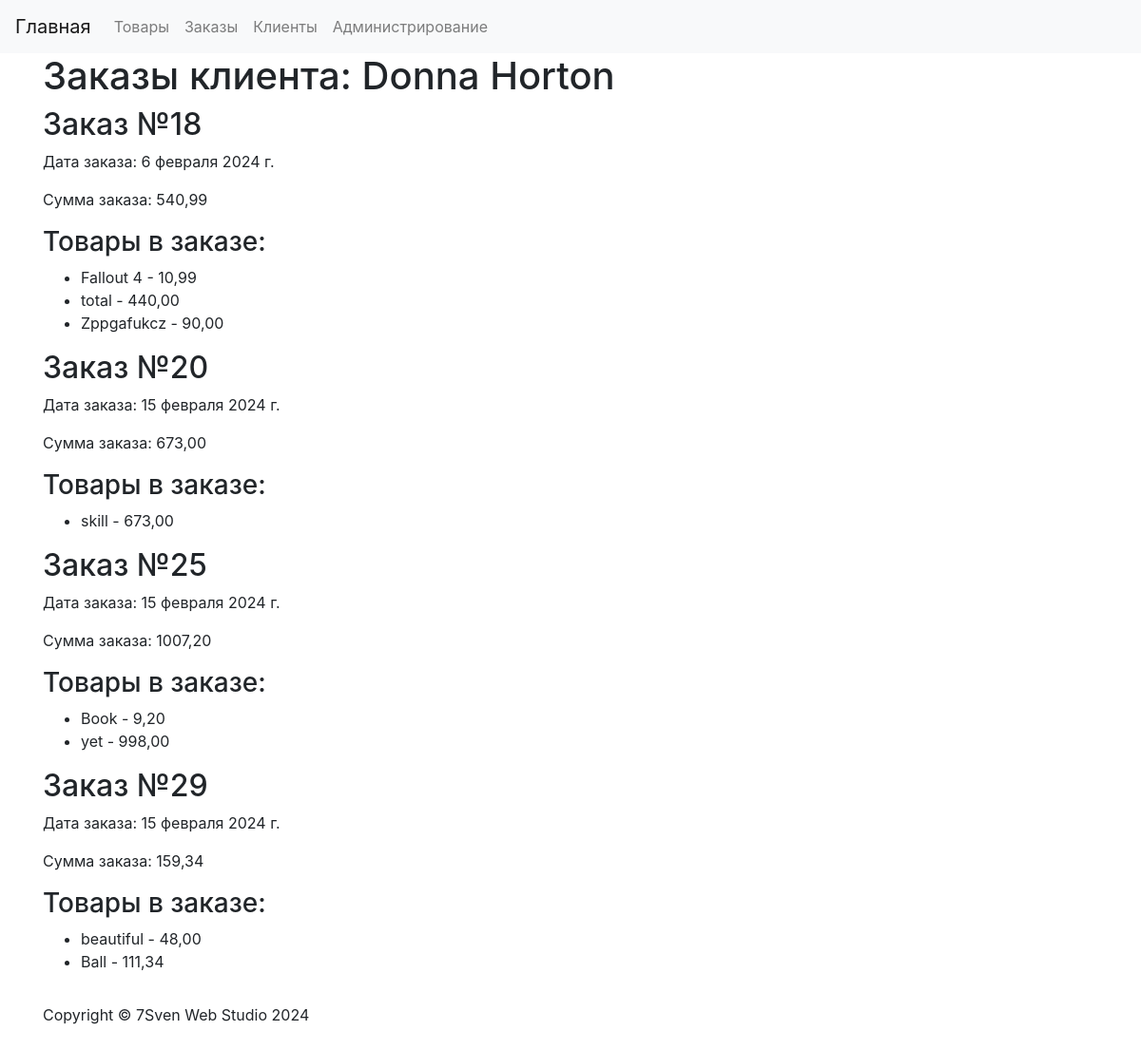
The app's page /orders/customer-orders/4, older data.
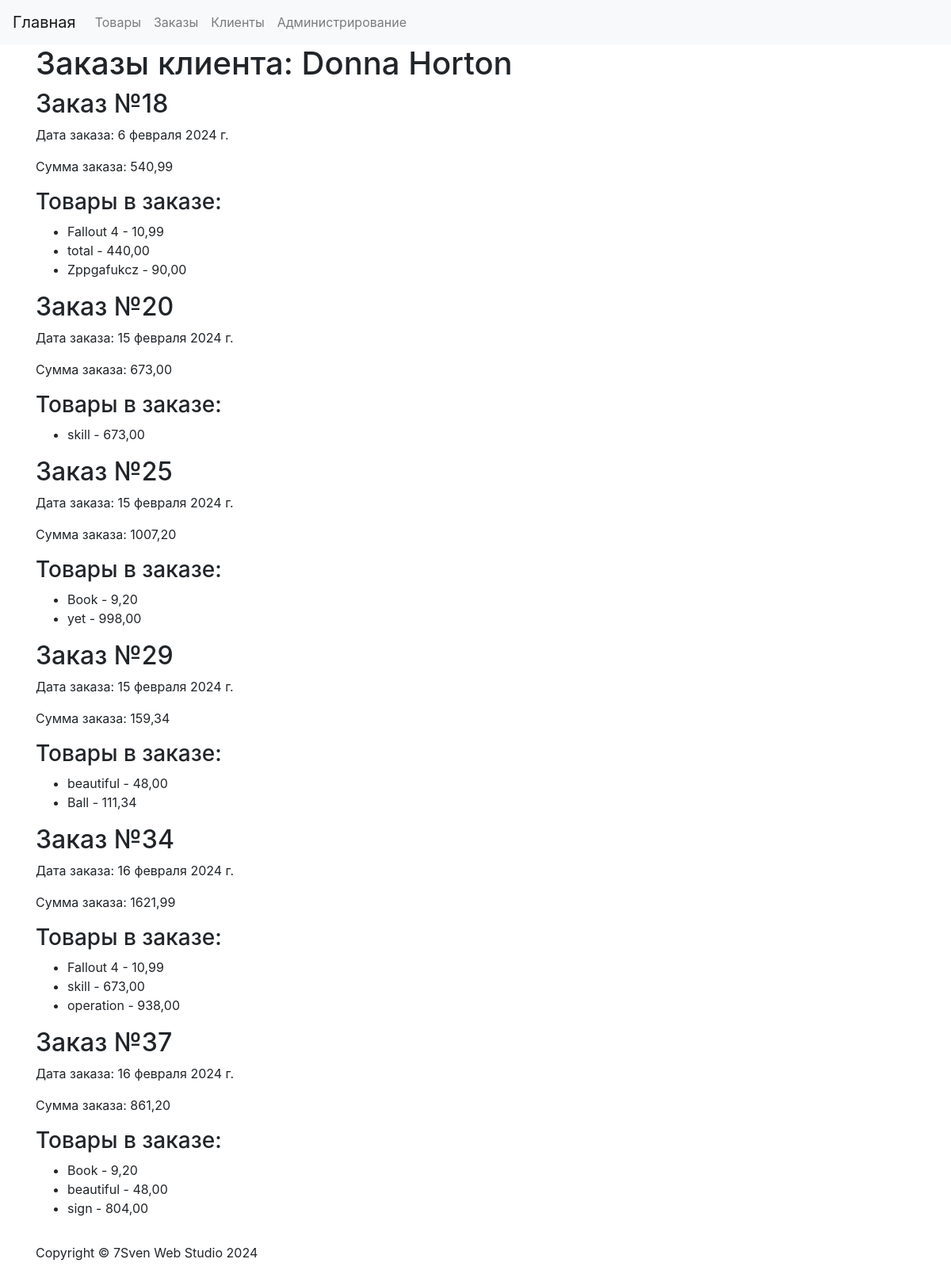
The same page, newer data.
### orders/models.py (models this page shows, shortened)
class Order(models.Model):
    customer = models.ForeignKey(Customer, on_delete=models.CASCADE, verbose_name='Клиент')
    products = models.ManyToManyField(Product, verbose_name='Товары')
    total_amount = models.DecimalField(default=0.01, max_digits=10, decimal_places=2, verbose_name='Сумма заказа')
    order_date = models.DateField(auto_now_add=True, verbose_name='Дата заказа')
    class Meta:
        verbose_name = 'Заказ'
        verbose_name_plural = 'Заказы'

### products/models.py (models this page shows, shortened)
class Product(models.Model):
    name = models.CharField(max_length=255, verbose_name='Название')
    description = models.TextField(verbose_name='Описание')
    price = models.DecimalField(max_digits=10, decimal_places=2, verbose_name='Цена')
    quantity = models.IntegerField(verbose_name='Количество')
    added_date = models.DateField(auto_now_add=True, verbose_name='Дата добавления')
    image = models.ImageField(upload_to='images/', default='default_image.png', blank=True, verbose_name='Изображение')
    class Meta:
        verbose_name = 'Товар'
        verbose_name_plural = 'Товары'

### orders/views.py (the view)
# urls.py: path('customer-orders/<int:customer_id>', fetch_customer_orders, name='customer_orders'),
def fetch_customer_orders(request, customer_id):
    customer = get_object_or_404(Customer, pk=customer_id)
    orders = Order.objects.filter(customer=customer)
    context = {
        'customer': customer,
        'orders': orders,
    }
    return render(request, 'orders/orders.html', context)

### orders/templates/orders/orders.html
{% extends 'base.html' %}
{% block content %}
<h1>Заказы клиента: {{ customer.name }}</h1>
{% for order in orders %}
  <h2>Заказ №{{ order.id }}</h2>
  <p>Дата заказа: {{ order.order_date }}</p>
  <p>Сумма заказа: {{ order.total_amount }}</p>
  <h3>Товары в заказе:</h3>
  <ul>
    {% for product in order.products.all %}
      <li>{{ product.name }} - {{ product.price }}</li>
    {% endfor %}
  </ul>
{% endfor %}
{% endblock %}

Row changes from the older to the newer data that the page shows:
added Order: id "34", order_date "16 февраля 2024 г.", total_amount "1621,99", Product (name "Fallout 4", price "10,99"), Product (name "skill", price "673,00")
now on this page (row unchanged): Product: name "operation", price "938,00", shown under "34"
added Order: id "37", order_date "16 февраля 2024 г.", total_amount "861,20", Product (name "Book", price "9,20"), Product (name "beautiful", price "48,00")
now on this page (row unchanged): Product: name "sign", price "804,00", shown under "37"
